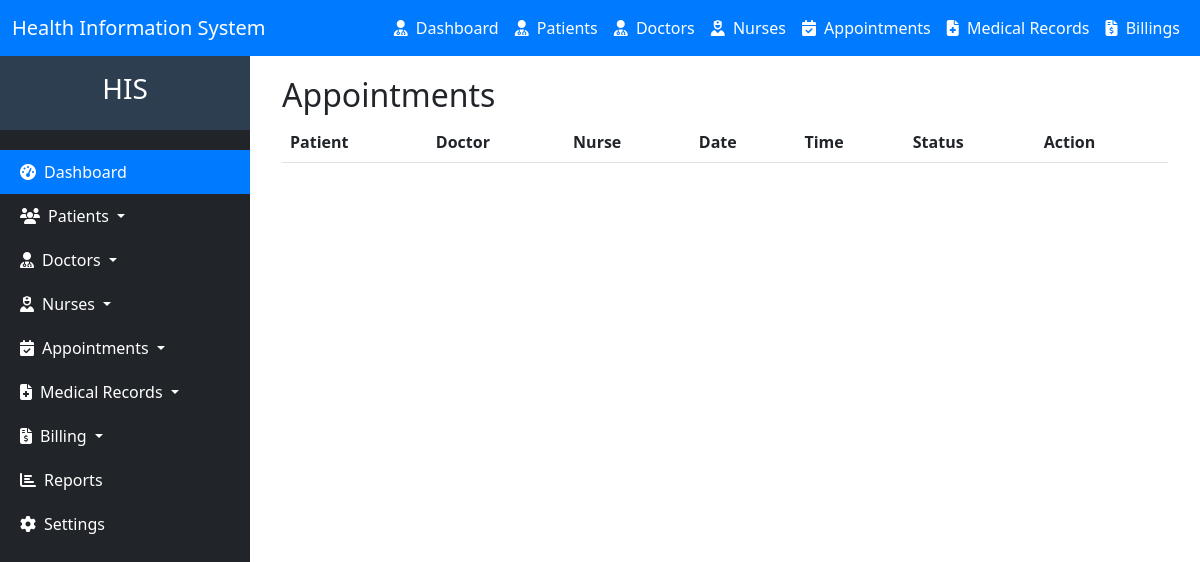
The app's page /appointment/list, older data.
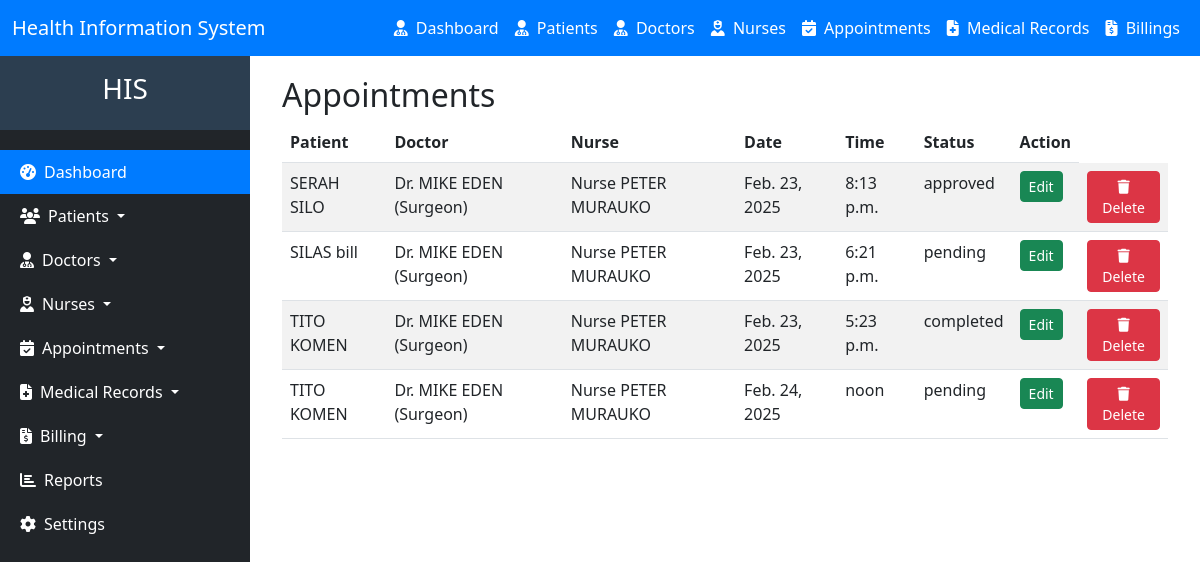
The same page, newer data.
### hms/models.py (models this page shows, shortened)
class Appointment(models.Model):
    patient = models.ForeignKey(Patient, on_delete=models.CASCADE)
    doctor = models.ForeignKey(Doctor, on_delete=models.CASCADE)
    nurse = models.ForeignKey(Nurse, on_delete=models.CASCADE, blank=True, null=True)
    date = models.DateField()
    time = models.TimeField()
    STATUS_CHOICES = [
        ('pending', 'Pending'),
        ('approved', 'Approved'),
        ('canceled', 'Canceled'),
        ('completed', 'Completed'),
    ]
    status = models.CharField(max_length=20, choices=STATUS_CHOICES, default='pending')
    created_at = models.DateTimeField(auto_now_add=True)
    updated_at = models.DateTimeField(auto_now=True)

class Patient(models.Model):
    national_id = models.CharField(max_length=20, unique=True, blank=True, null=True, validators=[RegexValidator(r'^\d{1,10}$', message='Only digits are allowed')])
    first_name = models.CharField(max_length=50)
    last_name = models.CharField(max_length=50)
    date_of_birth = models.DateField()
    GENDER_CHOICES = [
        ('M', 'Male'),
        ('F', 'Female'),
    ]
    gender = models.CharField(max_length=1, choices=GENDER_CHOICES)
    phone_number = models.CharField(max_length=15, blank=True, null=True, validators=[RegexValidator(regex='^\+?1?\d{9,15}$', message='Phone number must be in the format: +254712345678.')])
    email = models.EmailField(max_length=50, blank=True, null=True)
    address = models.CharField(max_length=100, blank=True, null=True)
    blood_group = models.CharField(
        max_length=3,
        blank=True,
        null=True,
        choices=[
            ('A+', 'A+'),
            ('A-', 'A-'),
            ('B+', 'B+'),
            ('B-', 'B-'),
            ('AB+', 'AB+'),
            ('AB-', 'AB-'),
            ('O+', 'O+'),
            ('O-', 'O-'),
        ]
    )
    medical_history = models.TextField(blank=True, null=True)
    emergency_contact_name = models.CharField(max_length=100, blank=True, null=True)
    emergency_contact_phone = models.CharField(
        max_length=15,
        blank=True,
        null=True,
        validators=[RegexValidator(regex='^\+?1?\d{9,15}$', message='Phone number must be in the format: +254712345678.')]
    )
    created_at = models.DateTimeField(auto_now_add=True)
    updated_at = models.DateTimeField(auto_now=True)
    def __str__(self):
        return f"{self.first_name} {self.last_name}"

class Doctor(models.Model):
    national_id = models.CharField(max_length=20, unique=True, validators=[RegexValidator(r'^\d{1,10}$', message='Only digits are allowed')])
    first_name = models.CharField(max_length=50)
    last_name = models.CharField(max_length=50)
    date_of_birth = models.DateField()
    GENDER_CHOICES = [
        ('M', 'Male'),
        ('F', 'Female'),
    ]
    gender = models.CharField(max_length=1, choices=GENDER_CHOICES)
    phone_number = models.CharField(max_length=15, validators=[RegexValidator(regex='^\+?1?\d{9,15}$', message='Phone number must be in the format: +254712345678.')])
    email = models.EmailField(max_length=50)
    address = models.CharField(max_length=100)
    specialization = models.ForeignKey(Specialization, on_delete=models.CASCADE, related_name='doctors')
    license_number = models.CharField(
        max_length=20,
        unique=True,
        validators=[RegexValidator(regex='^[A-Za-z0-9]{5,20}$', message='License number must be alphanumeric and 5-20 characters long.')]
    )
    years_of_experience = models.PositiveIntegerField()
    department = models.ForeignKey(Department, on_delete=models.CASCADE, related_name='doctors')
    created_at = models.DateTimeField(auto_now_add=True)
    updated_at = models.DateTimeField(auto_now=True)
    def __str__(self):
        return f"Dr. {self.first_name} {self.last_name} ({self.specialization.name})"

class Specialization(models.Model):
    name = models.CharField(max_length=100, unique=True)
    description = models.TextField(blank=True, null=True)
    department = models.ForeignKey(Department, on_delete=models.CASCADE, related_name='specializations')  # Make it non-nullable
    created_at = models.DateTimeField(auto_now_add=True)
    updated_at = models.DateTimeField(auto_now=True)

class Nurse(models.Model):
    first_name = models.CharField(max_length=100)
    last_name = models.CharField(max_length=100)
    date_of_birth = models.DateField()
    GENDER_CHOICES = [
        ('M', 'Male'),
        ('F', 'Female'),
    ]
    gender = models.CharField(max_length=1, choices=GENDER_CHOICES)
    license_number = models.CharField(
        max_length=20,
        unique=True,
        validators=[RegexValidator(regex='^[A-Za-z0-9]{5,20}$', message='License number must be alphanumeric and 5-20 characters long.')]
    )
    years_of_experience = models.PositiveIntegerField()
    phone_number = models.CharField(
        max_length=15,
        validators=[RegexValidator(regex='^\+?1?\d{9,15}$', message='Phone number must be in the format: +254712345678.')]
    )
    email = models.EmailField(unique=True)
    address = models.CharField(max_length=100, blank=True, null=True)
    department = models.ForeignKey(Department, on_delete=models.CASCADE, related_name='nurses')
    created_at = models.DateTimeField(auto_now_add=True)
    updated_at = models.DateTimeField(auto_now=True)
    def __str__(self):
        return f"Nurse {self.first_name} {self.last_name}"

### hms/views.py (the view)
# urls.py: path("appointment/list", views.appointment_list, name="appointment_list"),
def appointment_list(request):
    appointments = Appointment.objects.all()
    return render(request, 'appointment_list.html', {'appointments': appointments})

### hms/templates/appointment_list.html (shortened to what this page needs)
{% extends 'base.html'%}
{% block content %}
<div class="container">
    <h2>Appointments</h2>
    <table class="table table-striped">
        <thead>
            <tr>
                <th>Patient</th>
                <th>Doctor</th>
                <th>Nurse</th>
                <th>Date</th>
                <th>Time</th>
                <th>Status</th>
                <th>Action</th>
            </tr>
        </thead>
        <tbody>
            {% for appointment in appointments %}
            <tr>
                <td>{{ appointment.patient }}</td>
                <td>{{ appointment.doctor }}</td>
                <td>{{ appointment.nurse }}</td>
                <td>{{ appointment.date }}</td>
                <td>{{ appointment.time }}</td>
                <td>{{ appointment.status }}</td>
                <td><a href="{% url 'appointment_update' appointment.id %}" class="btn btn-success btn-sm">Edit</a></td>
                <td>  <form action="{% url 'delete_appointment' appointment.id %}" method="post" style="display: inline;">
                    <button type="submit" class="btn btn-danger btn-sm" onclick="return confirm('Are you sure you want to delete this patient?');">
                        <i class="fas fa-trash"></i> Delete
                    </button>
                </form>
            </td>
        </tr>
            {% endfor %}
        </tbody>
    </table>
</div>
{% endblock %}

Row changes from the older to the newer data that the page shows:
added Appointment: patient "SERAH SILO", doctor "Dr. MIKE EDEN (Surgeon)", nurse "Nurse PETER MURAUKO", date "Feb. 23, 2025", time "8:13 p.m.", status "approved"
added Appointment: patient "SILAS bill", doctor "Dr. MIKE EDEN (Surgeon)", nurse "Nurse PETER MURAUKO", date "Feb. 23, 2025", time "6:21 p.m.", status "pending"
added Appointment: patient "TITO KOMEN", doctor "Dr. MIKE EDEN (Surgeon)", nurse "Nurse PETER MURAUKO", date "Feb. 23, 2025", time "5:23 p.m.", status "completed"
added Appointment: patient "TITO KOMEN", doctor "Dr. MIKE EDEN (Surgeon)", nurse "Nurse PETER MURAUKO", date "Feb. 24, 2025", time "noon", status "pending"
